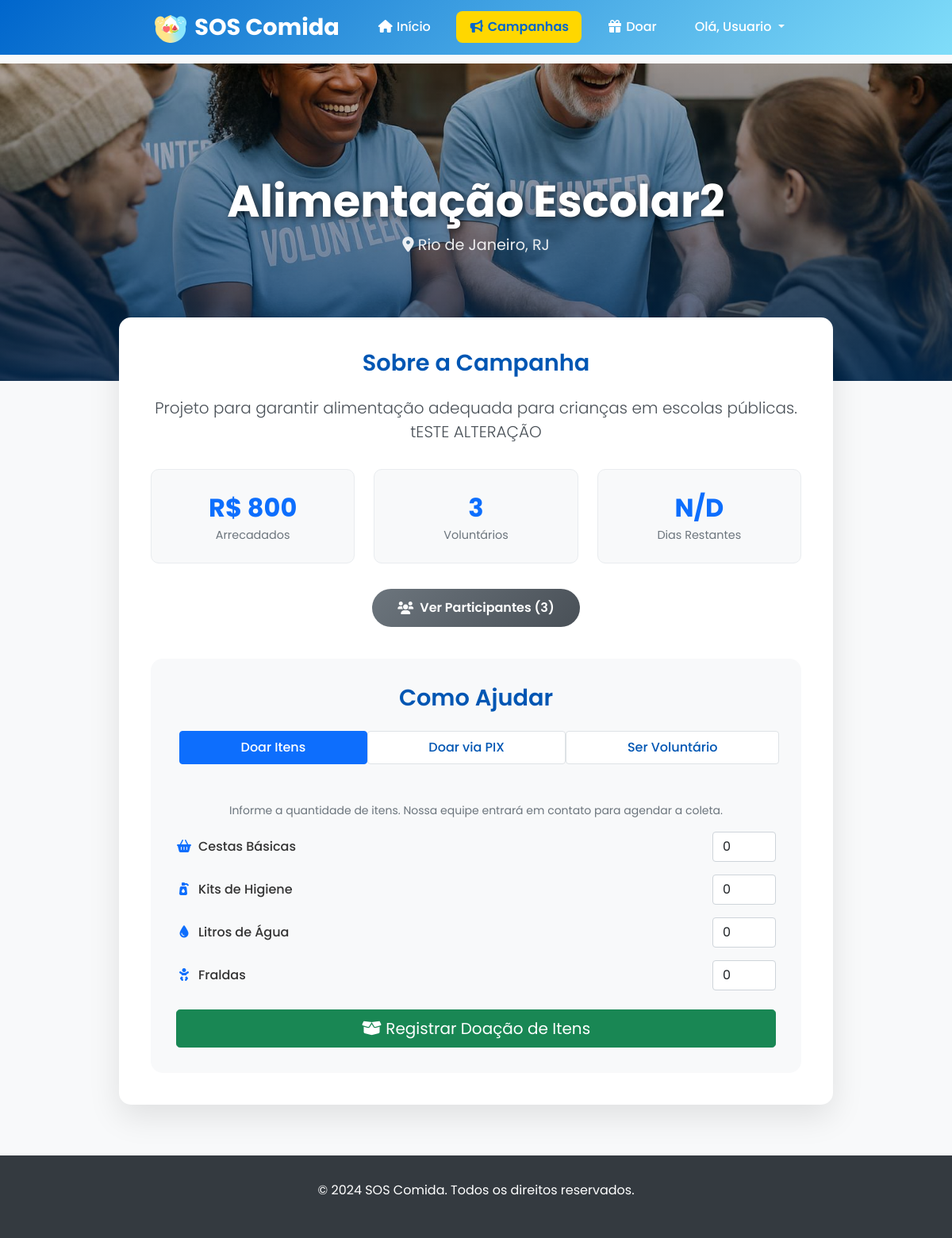
Page /detalhes_campanha/2 (signed in) on the committed database.
### models.py (models this page shows)
class Usuario(UserMixin, db.Model):
    __tablename__ = 'usuarios'
    id = db.Column(db.Integer, primary_key=True)
    nome = db.Column(db.String(100), nullable=False)
    email = db.Column(db.String(120), unique=True, nullable=False)
    senha = db.Column(db.String(255), nullable=False)
    tipo = db.Column(db.String(20), default='usuario')
    data_criacao = db.Column(db.DateTime, default=datetime.utcnow)
    last_seen = db.Column(db.DateTime, default=datetime.utcnow)
    cpf = db.Column(db.String(14))
    cidade = db.Column(db.String(100))
    endereco = db.Column(db.String(255))
    telefone = db.Column(db.String(20))
    bio = db.Column(db.Text)
    foto_perfil = db.Column(db.String(255))
    instituicao_nome = db.Column(db.String(200))
    instituicao_endereco = db.Column(db.String(255))
    instituicao_cep = db.Column(db.String(10))
    instituicao_tipo = db.Column(db.String(20))
    instituicao_cnpj = db.Column(db.String(18))
    status_aprovacao = db.Column(db.String(20), default='pendente')
    two_factor_secret = db.Column(db.String(32))
    two_factor_enabled = db.Column(db.Boolean, default=False)
    gov_br_id = db.Column(db.String(255), unique=True, nullable=True)
    gov_br_linked = db.Column(db.Boolean, default=False)
    gov_br_level = db.Column(db.String(20), nullable=True)
    status = db.Column(db.String(20), default='online', nullable=False)

class Campanha(db.Model):
    __tablename__ = 'campanhas'
    id = db.Column(db.Integer, primary_key=True)
    titulo = db.Column(db.String(200), nullable=False)
    descricao = db.Column(db.Text, nullable=False)
    localizacao = db.Column(db.String(200), nullable=False)
    meta_voluntarios = db.Column(db.Integer, default=10)
    meta_doacoes = db.Column(db.Numeric(10, 2), default=1000.00)
    arrecadado = db.Column(db.Numeric(10, 2), default=0.00)
    imagem = db.Column(db.String(200), default='campanha1.jpg')
    status = db.Column(db.String(20), default='ativa')
    data_criacao = db.Column(db.DateTime, default=datetime.utcnow)
    data_fim = db.Column(db.DateTime)
    solicitante_id = db.Column(db.Integer, db.ForeignKey('usuarios.id'), nullable=True)
    solicitante = db.relationship('Usuario', foreign_keys=[solicitante_id], backref=db.backref('campanhas_solicitadas', lazy=True))
    instituicao_id = db.Column(db.Integer, db.ForeignKey('usuarios.id'), nullable=True)
    instituicao_delegada = db.relationship('Usuario', foreign_keys=[instituicao_id], backref=db.backref('campanhas_delegadas', lazy=True))

### main.py (the view)
@app.route('/detalhes_campanha/<int:campanha_id>')
@login_required
def detalhes_campanha(campanha_id):
    campanha = Campanha.query.get_or_404(campanha_id)
    campanha.num_voluntarios = len(campanha.voluntarios)
    campanha.progresso = min(100, (float(campanha.arrecadado) / float(campanha.meta_doacoes)) * 100) if campanha.meta_doacoes > 0 else 0
    dias_restantes = None
    if campanha.data_fim:
        delta = campanha.data_fim - datetime.utcnow().date()
        if delta.days >= 0:
            dias_restantes = delta.days
    return render_template(
        'detalhes_campanha.html',
        usuario=current_user,
        campanha=campanha,
        dias_restantes=dias_restantes
    )

### main.py (called while the page is built)
@lm.user_loader
def user_loader(id):
    return Usuario.query.get(int(id))

### templates/detalhes_campanha.html (shortened to what this page needs)
{% extends "base.html" %}
{% block content %}
<div class="campanha-header" style="background-image: url('{{ url_for('static', filename='img/' + campanha.imagem) }}');">
    <div class="header-content">
        <h1 class="campanha-title">{{ campanha.titulo }}</h1>
        <p class="campanha-location"><i class="fas fa-map-marker-alt"></i> {{ campanha.localizacao }}</p>
    </div>
</div>
<div class="container">
    <div class="main-container">
        <h3 class="section-title">Sobre a Campanha</h3>
        <p class="lead text-center" style="color: #495057;">{{ campanha.descricao }}</p>
        <div class="stat-cards">
            <div class="stat-card">
                <div class="stat-value">R$ {{ "%.0f"|format(campanha.arrecadado) }}</div>
                <div class="stat-label">Arrecadados</div>
            </div>
            <div class="stat-card">
                <div class="stat-value">{{ campanha.voluntarios|length }}</div>
                <div class="stat-label">Voluntários</div>
            </div>
            <div class="stat-card">
                <div class="stat-value">{{ dias_restantes if dias_restantes is not none else 'N/D' }}</div>
                <div class="stat-label">Dias Restantes</div>
            </div>
        </div>
        {% if current_user.is_authenticated %}
            {% set usuario_eh_voluntario = namespace(value=False) %}
            {% for voluntario in campanha.voluntarios %}
                {% if voluntario.usuario_id == current_user.id %}
                    {% set usuario_eh_voluntario.value = True %}
                {% endif %}
            {% endfor %}
            {% if current_user.tipo == 'moderador' or usuario_eh_voluntario.value %}
            <div class="text-center mt-4 mb-4">
                <button type="button" class="btn btn-ver-participantes" data-bs-toggle="modal" data-bs-target="#participantesModal">
                    <i class="fas fa-users"></i> Ver Participantes ({{ campanha.voluntarios|length }})
                </button>
            </div>
            {% endif %}
        {% endif %}
        <div class="action-panel">
            <h3 class="section-title">Como Ajudar</h3>
            <ul class="nav nav-pills nav-fill mb-3" id="pills-tab" role="tablist">
                <li class="nav-item" role="presentation"><button class="nav-link active" data-bs-toggle="pill" data-bs-target="#pills-itens">Doar Itens</button></li>
                <li class="nav-item" role="presentation"><button class="nav-link" data-bs-toggle="pill" data-bs-target="#pills-pix">Doar via PIX</button></li>
                <li class="nav-item" role="presentation"><button class="nav-link" data-bs-toggle="pill" data-bs-target="#pills-voluntario">Ser Voluntário</button></li>
            </ul>
            <div class="tab-content" id="pills-tabContent">
                <div class="tab-pane fade show active" id="pills-itens">
                    <form action="{{ url_for('doar_itens_campanha', campanha_id=campanha.id) }}" method="POST">
                        <p class="text-center text-muted small">Informe a quantidade de itens. Nossa equipe entrará em contato para agendar a coleta.</p>
                        <div class="item-doacao"><label for="qtd_cestas"><i class="fas fa-shopping-basket fa-fw me-2 text-primary"></i>Cestas Básicas</label><input type="number" class="form-control" name="qtd_cestas" value="0" min="0"></div>
                        <div class="item-doacao"><label for="qtd_higiene"><i class="fas fa-pump-soap fa-fw me-2 text-primary"></i>Kits de Higiene</label><input type="number" class="form-control" name="qtd_higiene" value="0" min="0"></div>
                        <div class="item-doacao"><label for="qtd_agua"><i class="fas fa-tint fa-fw me-2 text-primary"></i>Litros de Água</label><input type="number" class="form-control" name="qtd_agua" value="0" min="0"></div>
                        <div class="item-doacao"><label for="qtd_fraldas_infantis"><i class="fas fa-baby fa-fw me-2 text-primary"></i>Fraldas</label><input type="number" class="form-control" name="qtd_fraldas_infantis" value="0" min="0"></div>
                        <div class="d-grid mt-4"><button type="submit" class="btn btn-success btn-lg"><i class="fas fa-box-open"></i> Registrar Doação de Itens</button></div>
                    </form>
                </div>
            </div>
        </div>
    </div>
</div>
{% endblock %}

### templates/base.html (shortened to what this page needs)
<!DOCTYPE html>
<html lang="pt-BR">
<head>
    <link href="https://cdnjs.cloudflare.com/ajax/libs/font-awesome/6.0.0/css/all.min.css" rel="stylesheet">
    <link href="https://cdn.jsdelivr.net/npm/bootstrap@5.1.3/dist/css/bootstrap.min.css" rel="stylesheet">
</head>
<body>
    <nav class="navbar" id="navbar">
        <div class="nav-container">
            <a href="{{ url_for('home') }}" class="logo">
                <img src="{{ url_for('static', filename='logo.png') }}" alt="SOS Comida Logo">
                SOS Comida
            </a>
            <ul class="nav-menu" id="nav-menu">
                <li><a href="{{ url_for('home') }}" class="nav-link {% if request.endpoint == 'home' %}active{% endif %}"><i class="fas fa-home fa-fw"></i> Início</a></li>
                {% if current_user.is_authenticated %}
                    <li><a href="{{ url_for('campanhas') }}" class="nav-link {% if 'campanha' in request.endpoint %}active{% endif %}"><i class="fas fa-bullhorn fa-fw"></i> Campanhas</a></li>
                    <li><a href="{{ url_for('formulariodoar') }}" class="nav-link {% if request.endpoint == 'formulariodoar' %}active{% endif %}"><i class="fas fa-gift fa-fw"></i> Doar</a></li>
                    <li class="nav-item dropdown">
                        <a class="nav-link dropdown-toggle" href="#" id="navbarDropdown" role="button" data-bs-toggle="dropdown" aria-expanded="false">
                            Olá, {{ current_user.nome.split()[0] }}
                        </a>
                    </li>
                {% else %}
                    <li><a href="{{ url_for('login') }}" class="nav-link btn-auth"><i class="fas fa-sign-in-alt"></i> Entrar</a></li>
                {% endif %}
            </ul>
        </div>
    </nav>
    <main class="main-content">
        {% block content %}{% endblock %}
    </main>
    <footer class="footer">
        <div class="container">
            <p>© 2024 SOS Comida. Todos os direitos reservados.</p>
        </div>
    </footer>
</body>
</html>

### rows in the picture
Usuario: nome "Usuario"
Campanha: imagem (picture), titulo "Alimentação Escolar2", localizacao "Rio de Janeiro, RJ", descricao "Projeto para garantir alimentação adequada para crianças em escolas públicas. tESTE ALTERAÇÃO", arrecadado "800"

### other values in the picture
{{ campanha.voluntarios|length }} "3"
{{ dias_restantes if dias_restantes is not none else 'N/D' }} "N/D"
